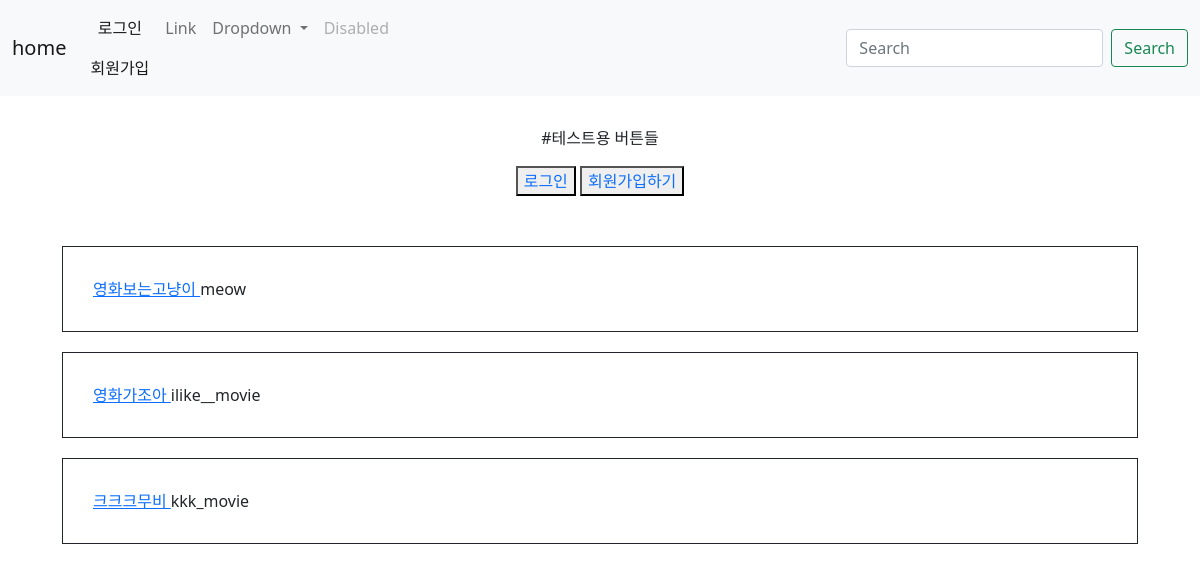
The app's page /, older data.
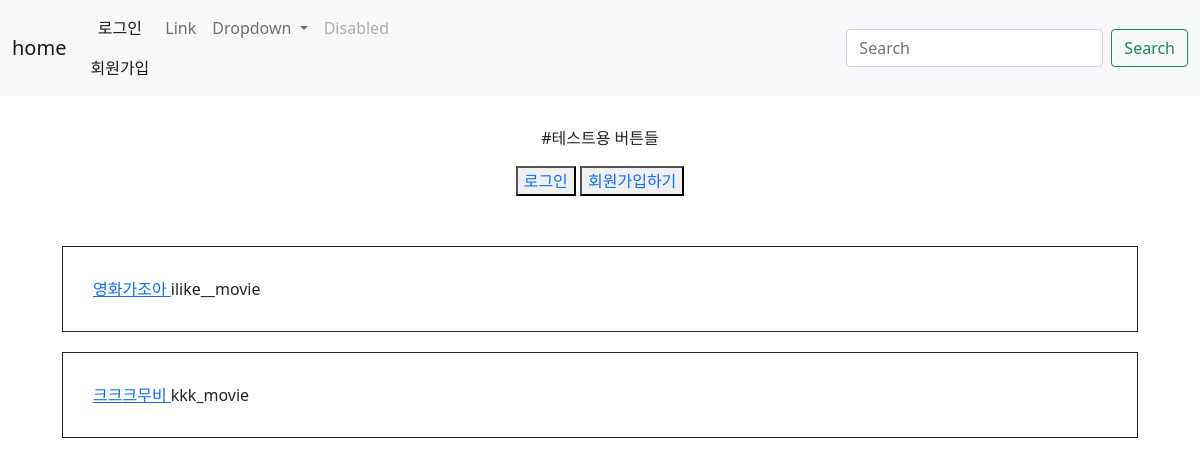
The same page, newer data.
### user/models.py (models this page shows)
class User(models.Model):
  user_email = models.CharField(max_length=30)
  user_nickid = models.CharField(max_length=30)
  user_nickname = models.CharField(max_length=30)
  user_repassword = models.CharField(max_length=30,blank=True,null=True)
  user_password = models.CharField(max_length=30)

### main/views.py (the view)
# urls.py: 2. Add a URL to urlpatterns:  path('', views.home, name='home')
def home(request):
    user_id = request.session.get('user')
    users = User.objects.all()
    posts = Post.objects.all()
    if user_id:
        user = User.objects.get(pk = user_id)
        welcome=True
        return render(request,'home.html',context = {'welcome':welcome,'user':user,'users':users,'posts':posts})
    else:
        welcome=False
        return render(request,'home.html',{'welcome':welcome,'users':users,'posts':posts})

### main/templates/home.html (shortened to what this page needs)
{% extends 'base.html' %}
{% block content%}
<div style="padding:30px;">
    <p>#테스트용 버튼들</p>
    {% if welcome is False %}
    <button ><a style="text-decoration-line:none;"href="{% url 'user:login' %}"> 로그인</a></button>
    <button ><a style="text-decoration-line:none;"href="{% url 'user:signup' %}"> 회원가입하기</a></button>
    {% endif %}
</div>
    {% for user in users %}
    <div style="padding:30px; margin:20px; border:1px solid; " class="except">
   <a href="{% url 'main:detail' user.id%}"> {{user.user_nickname}} </a>
{{user.user_nickid}}
    </div>
    {% endfor %}
{% endblock %}

Row changes from the older to the newer data that the page shows:
removed User: user_nickname "영화보는고냥이", user_nickid "meow"
